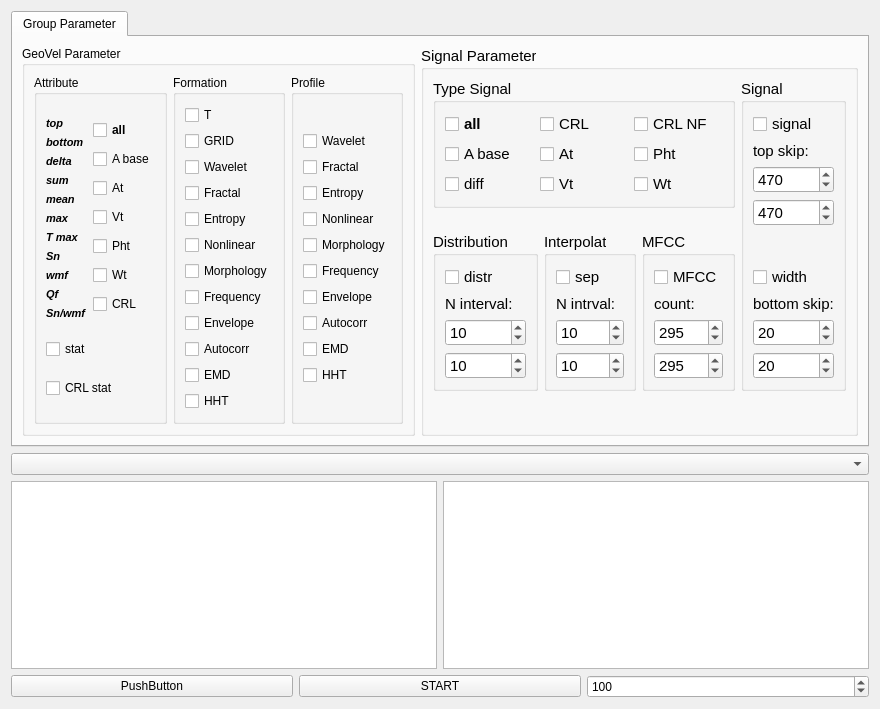
<?xml version="1.0" encoding="UTF-8"?>
<ui version="4.0">
 <class>RandomParam</class>
 <widget class="QWidget" name="RandomParam">
  <property name="geometry">
   <rect>
    <x>0</x>
    <y>0</y>
    <width>817</width>
    <height>709</height>
   </rect>
  </property>
  <property name="windowTitle">
   <string>RandomParam</string>
  </property>
  <layout class="QGridLayout" name="gridLayout_5">
   <item row="0" column="0">
    <layout class="QGridLayout" name="gridLayout_4" rowstretch="5,0">
     <item row="1" column="0">
      <layout class="QGridLayout" name="gridLayout_3">
       <item row="0" column="0">
        <widget class="QComboBox" name="comboBox_test_analysis"/>
       </item>
       <item row="1" column="0">
        <layout class="QGridLayout" name="gridLayout_2">
         <item row="0" column="0">
          <widget class="QListWidget" name="listWidget_test_point"/>
         </item>
         <item row="0" column="1">
          <widget class="QTextEdit" name="textEdit_test_result"/>
         </item>
        </layout>
       </item>
       <item row="2" column="0">
        <layout class="QGridLayout" name="gridLayout_25">
         <item row="0" column="0">
          <widget class="QPushButton" name="pushButton">
           <property name="text">
            <string>PushButton</string>
           </property>
          </widget>
         </item>
         <item row="0" column="1">
          <widget class="QPushButton" name="pushButton_start">
           <property name="text">
            <string>START</string>
           </property>
          </widget>
         </item>
         <item row="0" column="2">
          <widget class="QSpinBox" name="spinBox_n_iter">
           <property name="minimum">
            <number>5</number>
           </property>
           <property name="maximum">
            <number>100000</number>
           </property>
           <property name="singleStep">
            <number>50</number>
           </property>
           <property name="value">
            <number>100</number>
           </property>
          </widget>
         </item>
        </layout>
       </item>
      </layout>
     </item>
     <item row="0" column="0">
      <widget class="QTabWidget" name="tabWidget">
       <property name="currentIndex">
        <number>0</number>
       </property>
       <widget class="QWidget" name="tab_3">
        <attribute name="title">
         <string>Group Parameter</string>
        </attribute>
        <layout class="QGridLayout" name="gridLayout_6">
         <item row="0" column="0">
          <layout class="QGridLayout" name="gridLayout">
           <item row="0" column="0">
            <widget class="QGroupBox" name="groupBox_15">
             <property name="title">
              <string>GeoVel Parameter</string>
             </property>
             <layout class="QGridLayout" name="gridLayout_60">
              <item row="0" column="0">
               <layout class="QGridLayout" name="gridLayout_61">
                <item row="0" column="2">
                 <widget class="QGroupBox" name="groupBox_18">
                  <property name="title">
                   <string>Formation</string>
                  </property>
                  <layout class="QGridLayout" name="gridLayout_69">
                   <item row="0" column="0">
                    <layout class="QGridLayout" name="gridLayout_70">
                     <item row="6" column="0">
                      <widget class="QCheckBox" name="checkBox_mrph">
                       <property name="text">
                        <string>Morphology</string>
                       </property>
                      </widget>
                     </item>
                     <item row="5" column="0">
                      <widget class="QCheckBox" name="checkBox_nnl">
                       <property name="text">
                        <string>Nonlinear</string>
                       </property>
                      </widget>
                     </item>
                     <item row="7" column="0">
                      <widget class="QCheckBox" name="checkBox_freq">
                       <property name="text">
                        <string>Frequency</string>
                       </property>
                      </widget>
                     </item>
                     <item row="1" column="0">
                      <widget class="QCheckBox" name="checkBox_grid">
                       <property name="toolTip">
                        <string>width, top, land, speed, speed_cover</string>
                       </property>
                       <property name="text">
                        <string>GRID</string>
                       </property>
                      </widget>
                     </item>
                     <item row="10" column="0">
                      <widget class="QCheckBox" name="checkBox_emd">
                       <property name="text">
                        <string>EMD</string>
                       </property>
                      </widget>
                     </item>
                     <item row="0" column="0">
                      <widget class="QCheckBox" name="checkBox_form_t">
                       <property name="font">
                        <font>
                         <weight>50</weight>
                         <bold>false</bold>
                        </font>
                       </property>
                       <property name="toolTip">
                        <string>Ttop, Tbottom, dT</string>
                       </property>
                       <property name="text">
                        <string>T</string>
                       </property>
                      </widget>
                     </item>
                     <item row="2" column="0">
                      <widget class="QCheckBox" name="checkBox_wvt">
                       <property name="text">
                        <string>Wavelet</string>
                       </property>
                      </widget>
                     </item>
                     <item row="3" column="0">
                      <widget class="QCheckBox" name="checkBox_fract">
                       <property name="text">
                        <string>Fractal</string>
                       </property>
                      </widget>
                     </item>
                     <item row="9" column="0">
                      <widget class="QCheckBox" name="checkBox_atc">
                       <property name="text">
                        <string>Autocorr</string>
                       </property>
                      </widget>
                     </item>
                     <item row="4" column="0">
                      <widget class="QCheckBox" name="checkBox_entr">
                       <property name="text">
                        <string>Entropy</string>
                       </property>
                      </widget>
                     </item>
                     <item row="8" column="0">
                      <widget class="QCheckBox" name="checkBox_env">
                       <property name="text">
                        <string>Envelope</string>
                       </property>
                      </widget>
                     </item>
                     <item row="11" column="0">
                      <widget class="QCheckBox" name="checkBox_hht">
                       <property name="text">
                        <string>HHT</string>
                       </property>
                      </widget>
                     </item>
                    </layout>
                   </item>
                  </layout>
                 </widget>
                </item>
                <item row="0" column="1">
                 <widget class="QGroupBox" name="groupBox_16">
                  <property name="title">
                   <string>Attribute</string>
                  </property>
                  <layout class="QGridLayout" name="gridLayout_62">
                   <item row="1" column="0">
                    <widget class="QCheckBox" name="checkBox_stat">
                     <property name="text">
                      <string>stat</string>
                     </property>
                    </widget>
                   </item>
                   <item row="0" column="0">
                    <layout class="QGridLayout" name="gridLayout_63">
                     <item row="0" column="0">
                      <layout class="QGridLayout" name="gridLayout_64">
                       <item row="0" column="0">
                        <widget class="QLabel" name="label_35">
                         <property name="font">
                          <font>
                           <pointsize>8</pointsize>
                           <weight>75</weight>
                           <italic>true</italic>
                           <bold>true</bold>
                          </font>
                         </property>
                         <property name="text">
                          <string>top</string>
                         </property>
                        </widget>
                       </item>
                       <item row="1" column="0">
                        <widget class="QLabel" name="label_36">
                         <property name="font">
                          <font>
                           <pointsize>8</pointsize>
                           <weight>75</weight>
                           <italic>true</italic>
                           <bold>true</bold>
                          </font>
                         </property>
                         <property name="text">
                          <string>bottom</string>
                         </property>
                        </widget>
                       </item>
                       <item row="2" column="0">
                        <widget class="QLabel" name="label_37">
                         <property name="font">
                          <font>
                           <pointsize>8</pointsize>
                           <weight>75</weight>
                           <italic>true</italic>
                           <bold>true</bold>
                          </font>
                         </property>
                         <property name="text">
                          <string>delta</string>
                         </property>
                        </widget>
                       </item>
                       <item row="3" column="0">
                        <widget class="QLabel" name="label_38">
                         <property name="font">
                          <font>
                           <pointsize>8</pointsize>
                           <weight>75</weight>
                           <italic>true</italic>
                           <bold>true</bold>
                          </font>
                         </property>
                         <property name="text">
                          <string>sum</string>
                         </property>
                        </widget>
                       </item>
                       <item row="4" column="0">
                        <widget class="QLabel" name="label_39">
                         <property name="font">
                          <font>
                           <pointsize>8</pointsize>
                           <weight>75</weight>
                           <italic>true</italic>
                           <bold>true</bold>
                          </font>
                         </property>
                         <property name="text">
                          <string>mean</string>
                         </property>
                        </widget>
                       </item>
                       <item row="5" column="0">
                        <widget class="QLabel" name="label_40">
                         <property name="font">
                          <font>
                           <pointsize>8</pointsize>
                           <weight>75</weight>
                           <italic>true</italic>
                           <bold>true</bold>
                          </font>
                         </property>
                         <property name="text">
                          <string>max</string>
                         </property>
                        </widget>
                       </item>
                       <item row="6" column="0">
                        <widget class="QLabel" name="label_41">
                         <property name="font">
                          <font>
                           <pointsize>8</pointsize>
                           <weight>75</weight>
                           <italic>true</italic>
                           <bold>true</bold>
                          </font>
                         </property>
                         <property name="text">
                          <string>T max</string>
                         </property>
                        </widget>
                       </item>
                       <item row="8" column="0">
                        <widget class="QLabel" name="label_42">
                         <property name="font">
                          <font>
                           <pointsize>8</pointsize>
                           <weight>75</weight>
                           <italic>true</italic>
                           <bold>true</bold>
                          </font>
                         </property>
                         <property name="text">
                          <string>wmf</string>
                         </property>
                        </widget>
                       </item>
                       <item row="9" column="0">
                        <widget class="QLabel" name="label_43">
                         <property name="font">
                          <font>
                           <pointsize>8</pointsize>
                           <weight>75</weight>
                           <italic>true</italic>
                           <bold>true</bold>
                          </font>
                         </property>
                         <property name="text">
                          <string>Qf</string>
                         </property>
                        </widget>
                       </item>
                       <item row="10" column="0">
                        <widget class="QLabel" name="label_44">
                         <property name="font">
                          <font>
                           <pointsize>8</pointsize>
                           <weight>75</weight>
                           <italic>true</italic>
                           <bold>true</bold>
                          </font>
                         </property>
                         <property name="text">
                          <string>Sn/wmf</string>
                         </property>
                        </widget>
                       </item>
                       <item row="7" column="0">
                        <widget class="QLabel" name="label_45">
                         <property name="font">
                          <font>
                           <pointsize>8</pointsize>
                           <weight>75</weight>
                           <italic>true</italic>
                           <bold>true</bold>
                          </font>
                         </property>
                         <property name="text">
                          <string>Sn</string>
                         </property>
                        </widget>
                       </item>
                      </layout>
                     </item>
                     <item row="0" column="1">
                      <layout class="QGridLayout" name="gridLayout_65">
                       <item row="0" column="0">
                        <widget class="QCheckBox" name="checkBox_attr_all">
                         <property name="font">
                          <font>
                           <weight>75</weight>
                           <bold>true</bold>
                          </font>
                         </property>
                         <property name="text">
                          <string>all</string>
                         </property>
                        </widget>
                       </item>
                       <item row="1" column="0">
                        <widget class="QCheckBox" name="checkBox_attr_a">
                         <property name="text">
                          <string>A base</string>
                         </property>
                        </widget>
                       </item>
                       <item row="2" column="0">
                        <widget class="QCheckBox" name="checkBox_attr_at">
                         <property name="text">
                          <string>At</string>
                         </property>
                        </widget>
                       </item>
                       <item row="3" column="0">
                        <widget class="QCheckBox" name="checkBox_attr_vt">
                         <property name="text">
                          <string>Vt</string>
                         </property>
                        </widget>
                       </item>
                       <item row="4" column="0">
                        <widget class="QCheckBox" name="checkBox_attr_pht">
                         <property name="text">
                          <string>Pht</string>
                         </property>
                        </widget>
                       </item>
                       <item row="5" column="0">
                        <widget class="QCheckBox" name="checkBox_attr_wt">
                         <property name="text">
                          <string>Wt</string>
                         </property>
                        </widget>
                       </item>
                       <item row="6" column="0">
                        <widget class="QCheckBox" name="checkBox_attr_crl">
                         <property name="text">
                          <string>CRL</string>
                         </property>
                        </widget>
                       </item>
                      </layout>
                     </item>
                    </layout>
                   </item>
                   <item row="2" column="0">
                    <widget class="QCheckBox" name="checkBox_crl_stat">
                     <property name="text">
                      <string>CRL stat</string>
                     </property>
                    </widget>
                   </item>
                  </layout>
                 </widget>
                </item>
                <item row="0" column="3">
                 <widget class="QGroupBox" name="groupBox">
                  <property name="title">
                   <string>Profile</string>
                  </property>
                  <layout class="QGridLayout" name="gridLayout_7">
                   <item row="0" column="0">
                    <layout class="QGridLayout" name="gridLayout_86">
                     <item row="8" column="0">
                      <widget class="QCheckBox" name="checkBox_emd_prof">
                       <property name="text">
                        <string>EMD</string>
                       </property>
                      </widget>
                     </item>
                     <item row="2" column="0">
                      <widget class="QCheckBox" name="checkBox_entr_prof">
                       <property name="text">
                        <string>Entropy</string>
                       </property>
                      </widget>
                     </item>
                     <item row="0" column="0">
                      <widget class="QCheckBox" name="checkBox_wvt_prof">
                       <property name="text">
                        <string>Wavelet</string>
                       </property>
                      </widget>
                     </item>
                     <item row="4" column="0">
                      <widget class="QCheckBox" name="checkBox_mrph_prof">
                       <property name="text">
                        <string>Morphology</string>
                       </property>
                      </widget>
                     </item>
                     <item row="1" column="0">
                      <widget class="QCheckBox" name="checkBox_fract_prof">
                       <property name="text">
                        <string>Fractal</string>
                       </property>
                      </widget>
                     </item>
                     <item row="7" column="0">
                      <widget class="QCheckBox" name="checkBox_atc_prof">
                       <property name="text">
                        <string>Autocorr</string>
                       </property>
                      </widget>
                     </item>
                     <item row="5" column="0">
                      <widget class="QCheckBox" name="checkBox_freq_prof">
                       <property name="text">
                        <string>Frequency</string>
                       </property>
                      </widget>
                     </item>
                     <item row="6" column="0">
                      <widget class="QCheckBox" name="checkBox_env_prof">
                       <property name="text">
                        <string>Envelope</string>
                       </property>
                      </widget>
                     </item>
                     <item row="9" column="0">
                      <widget class="QCheckBox" name="checkBox_hht_prof">
                       <property name="text">
                        <string>HHT</string>
                       </property>
                      </widget>
                     </item>
                     <item row="3" column="0">
                      <widget class="QCheckBox" name="checkBox_nnl_prof">
                       <property name="text">
                        <string>Nonlinear</string>
                       </property>
                      </widget>
                     </item>
                    </layout>
                   </item>
                  </layout>
                 </widget>
                </item>
               </layout>
              </item>
             </layout>
            </widget>
           </item>
           <item row="0" column="1">
            <widget class="QGroupBox" name="groupBox_19">
             <property name="font">
              <font>
               <pointsize>11</pointsize>
              </font>
             </property>
             <property name="title">
              <string>Signal Parameter</string>
             </property>
             <layout class="QGridLayout" name="gridLayout_71">
              <item row="0" column="0">
               <layout class="QGridLayout" name="gridLayout_72">
                <item row="0" column="0" colspan="3">
                 <widget class="QGroupBox" name="groupBox_20">
                  <property name="title">
                   <string>Type Signal</string>
                  </property>
                  <layout class="QGridLayout" name="gridLayout_73">
                   <item row="0" column="0">
                    <layout class="QGridLayout" name="gridLayout_74">
                     <item row="0" column="0">
                      <widget class="QCheckBox" name="checkBox_ts_all">
                       <property name="font">
                        <font>
                         <pointsize>11</pointsize>
                         <weight>75</weight>
                         <bold>true</bold>
                        </font>
                       </property>
                       <property name="text">
                        <string>all</string>
                       </property>
                      </widget>
                     </item>
                     <item row="0" column="1">
                      <widget class="QCheckBox" name="checkBox_ts_crl">
                       <property name="text">
                        <string>CRL</string>
                       </property>
                      </widget>
                     </item>
                     <item row="1" column="0">
                      <widget class="QCheckBox" name="checkBox_ts_a">
                       <property name="text">
                        <string>A base</string>
                       </property>
                      </widget>
                     </item>
                     <item row="1" column="1">
                      <widget class="QCheckBox" name="checkBox_ts_at">
                       <property name="text">
                        <string>At</string>
                       </property>
                      </widget>
                     </item>
                     <item row="1" column="2">
                      <widget class="QCheckBox" name="checkBox_ts_pht">
                       <property name="text">
                        <string>Pht</string>
                       </property>
                      </widget>
                     </item>
                     <item row="2" column="0">
                      <widget class="QCheckBox" name="checkBox_ts_diff">
                       <property name="text">
                        <string>diff</string>
                       </property>
                      </widget>
                     </item>
                     <item row="2" column="1">
                      <widget class="QCheckBox" name="checkBox_ts_vt">
                       <property name="text">
                        <string>Vt</string>
                       </property>
                      </widget>
                     </item>
                     <item row="2" column="2">
                      <widget class="QCheckBox" name="checkBox_ts_wt">
                       <property name="text">
                        <string>Wt</string>
                       </property>
                      </widget>
                     </item>
                     <item row="0" column="2">
                      <widget class="QCheckBox" name="checkBox_ts_crlnf">
                       <property name="text">
                        <string>CRL NF</string>
                       </property>
                      </widget>
                     </item>
                    </layout>
                   </item>
                  </layout>
                 </widget>
                </item>
                <item row="2" column="1">
                 <widget class="QGroupBox" name="groupBox_21">
                  <property name="title">
                   <string>Interpolat</string>
                  </property>
                  <layout class="QGridLayout" name="gridLayout_75">
                   <item row="0" column="0">
                    <layout class="QGridLayout" name="gridLayout_76">
                     <item row="0" column="0">
                      <widget class="QCheckBox" name="checkBox_sep">
                       <property name="text">
                        <string>sep</string>
                       </property>
                      </widget>
                     </item>
                     <item row="1" column="0">
                      <widget class="QLabel" name="label_58">
                       <property name="text">
                        <string>N intrval:</string>
                       </property>
                      </widget>
                     </item>
                     <item row="2" column="0">
                      <widget class="QSpinBox" name="spinBox_sep_up">
                       <property name="minimum">
                        <number>3</number>
                       </property>
                       <property name="maximum">
                        <number>500</number>
                       </property>
                       <property name="value">
                        <number>10</number>
                       </property>
                      </widget>
                     </item>
                     <item row="3" column="0">
                      <widget class="QSpinBox" name="spinBox_sep_down">
                       <property name="minimum">
                        <number>3</number>
                       </property>
                       <property name="maximum">
                        <number>500</number>
                       </property>
                       <property name="value">
                        <number>10</number>
                       </property>
                      </widget>
                     </item>
                    </layout>
                   </item>
                  </layout>
                 </widget>
                </item>
                <item row="2" column="2">
                 <widget class="QGroupBox" name="groupBox_22">
                  <property name="title">
                   <string>MFCC</string>
                  </property>
                  <layout class="QGridLayout" name="gridLayout_77">
                   <item row="0" column="0">
                    <layout class="QGridLayout" name="gridLayout_78">
                     <item row="1" column="0">
                      <widget class="QLabel" name="label_59">
                       <property name="text">
                        <string>count:</string>
                       </property>
                      </widget>
                     </item>
                     <item row="3" column="0">
                      <widget class="QSpinBox" name="spinBox_mfcc_down">
                       <property name="minimum">
                        <number>3</number>
                       </property>
                       <property name="maximum">
                        <number>500</number>
                       </property>
                       <property name="value">
                        <number>295</number>
                       </property>
                      </widget>
                     </item>
                     <item row="0" column="0">
                      <widget class="QCheckBox" name="checkBox_mfcc">
                       <property name="text">
                        <string>MFCC</string>
                       </property>
                      </widget>
                     </item>
                     <item row="2" column="0">
                      <widget class="QSpinBox" name="spinBox_mfcc_up">
                       <property name="minimum">
                        <number>3</number>
                       </property>
                       <property name="maximum">
                        <number>500</number>
                       </property>
                       <property name="value">
                        <number>295</number>
                       </property>
                      </widget>
                     </item>
                    </layout>
                   </item>
                  </layout>
                 </widget>
                </item>
                <item row="0" column="3" rowspan="3">
                 <widget class="QGroupBox" name="groupBox_23">
                  <property name="title">
                   <string>Signal</string>
                  </property>
                  <layout class="QGridLayout" name="gridLayout_79">
                   <item row="0" column="0">
                    <layout class="QGridLayout" name="gridLayout_80">
                     <item row="6" column="0">
                      <widget class="QLabel" name="label_60">
                       <property name="text">
                        <string>bottom skip:</string>
                       </property>
                      </widget>
                     </item>
                     <item row="8" column="0">
                      <widget class="QSpinBox" name="spinBox_bot_skip_down">
                       <property name="maximum">
                        <number>500</number>
                       </property>
                       <property name="value">
                        <number>20</number>
                       </property>
                      </widget>
                     </item>
                     <item row="3" column="0">
                      <widget class="QSpinBox" name="spinBox_top_skip_down">
                       <property name="maximum">
                        <number>500</number>
                       </property>
                       <property name="value">
                        <number>470</number>
                       </property>
                      </widget>
                     </item>
                     <item row="0" column="0">
                      <widget class="QCheckBox" name="checkBox_sig">
                       <property name="text">
                        <string>signal</string>
                       </property>
                      </widget>
                     </item>
                     <item row="5" column="0">
                      <widget class="QCheckBox" name="checkBox_width">
                       <property name="text">
                        <string>width</string>
                       </property>
                      </widget>
                     </item>
                     <item row="7" column="0">
                      <widget class="QSpinBox" name="spinBox_bot_skip_up">
                       <property name="maximum">
                        <number>500</number>
                       </property>
                       <property name="value">
                        <number>20</number>
                       </property>
                      </widget>
                     </item>
                     <item row="1" column="0">
                      <widget class="QLabel" name="label_61">
                       <property name="text">
                        <string>top skip:</string>
                       </property>
                      </widget>
                     </item>
                     <item row="2" column="0">
                      <widget class="QSpinBox" name="spinBox_top_skip_up">
                       <property name="maximum">
                        <number>500</number>
                       </property>
                       <property name="value">
                        <number>470</number>
                       </property>
                      </widget>
                     </item>
                     <item row="4" column="0">
                      <spacer name="verticalSpacer_11">
                       <property name="orientation">
                        <enum>Qt::Vertical</enum>
                       </property>
                       <property name="sizeHint" stdset="0">
                        <size>
                         <width>20</width>
                         <height>40</height>
                        </size>
                       </property>
                      </spacer>
                     </item>
                    </layout>
                   </item>
                  </layout>
                 </widget>
                </item>
                <item row="2" column="0">
                 <widget class="QGroupBox" name="groupBox_24">
                  <property name="title">
                   <string>Distribution</string>
                  </property>
                  <layout class="QGridLayout" name="gridLayout_81">
                   <item row="0" column="0">
                    <layout class="QGridLayout" name="gridLayout_82">
                     <item row="0" column="0">
                      <widget class="QCheckBox" name="checkBox_distr">
                       <property name="text">
                        <string>distr</string>
                       </property>
                      </widget>
                     </item>
                     <item row="1" column="0">
                      <widget class="QLabel" name="label_62">
                       <property name="text">
                        <string>N interval:</string>
                       </property>
                      </widget>
                     </item>
                     <item row="2" column="0">
                      <widget class="QSpinBox" name="spinBox_distr_up">
                       <property name="minimum">
                        <number>3</number>
                       </property>
                       <property name="maximum">
                        <number>300</number>
                       </property>
                       <property name="value">
                        <number>10</number>
                       </property>
                      </widget>
                     </item>
                     <item row="3" column="0">
                      <widget class="QSpinBox" name="spinBox_distr_down">
                       <property name="minimum">
                        <number>3</number>
                       </property>
                       <property name="maximum">
                        <number>300</number>
                       </property>
                       <property name="value">
                        <number>10</number>
                       </property>
                      </widget>
                     </item>
                    </layout>
                   </item>
                  </layout>
                 </widget>
                </item>
               </layout>
              </item>
              <item row="1" column="0">
               <spacer name="verticalSpacer_12">
                <property name="orientation">
                 <enum>Qt::Vertical</enum>
                </property>
                <property name="sizeHint" stdset="0">
                 <size>
                  <width>20</width>
                  <height>40</height>
                 </size>
                </property>
               </spacer>
              </item>
             </layout>
            </widget>
           </item>
          </layout>
         </item>
        </layout>
       </widget>
      </widget>
     </item>
    </layout>
   </item>
  </layout>
 </widget>
 <resources/>
 <connections/>
</ui>
